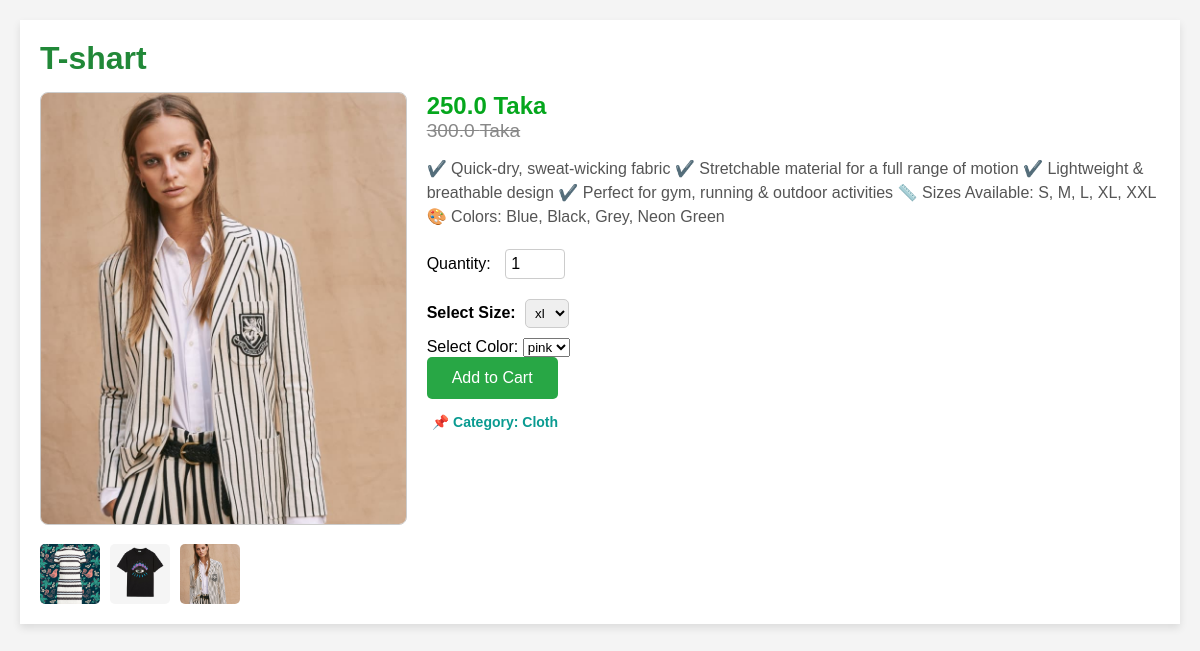
The page /product/product/T-shart/ on the database its author committed.
### categoris/models.py (models this page shows, shortened)
class Product(models.Model):
    name = models.CharField(max_length=250, blank=False, null=False)
    category = models.ForeignKey('Category', on_delete=models.CASCADE, related_name='category')
    preview_des = models.CharField(max_length=255, verbose_name='Short Descriptions')
    description = models.TextField(max_length=1000, verbose_name='Descriptions')
    image = models.ImageField(upload_to='products/')
    slug = models.SlugField(unique=True, blank=True)
    price = models.FloatField()
    old_price = models.FloatField(default=0.00, blank=True, null=True)
    is_stock = models.BooleanField(default=True)
    created = models.DateTimeField(auto_now_add=True)
    class Meta:
        ordering = ['-created']

class ProductImages(models.Model):
     product = models.ForeignKey('Product', on_delete=models.CASCADE)
     image = models.FileField(upload_to='product_gallery')
     created = models.DateTimeField(auto_now_add=True)

class Category(models.Model):
    name = models.CharField(max_length=50, blank=False, null=False)
    image = models.ImageField(upload_to='category', blank=True, null=True)
    parent = models.ForeignKey('self', related_name='children', on_delete=models.CASCADE, blank=True, null=True)
    created = models.DateTimeField(auto_now_add=True)
    def __str__(self):
        return self.name
    class Meta:
        ordering = ['-created']
        verbose_name_plural = 'categories'

### productdetails/views.py (the view)
# urls.py: 2. Add a URL to urlpatterns:  path('', Home.as_view(), name='home')
class Home(DetailView):
    model = Product
    template_name = 'productdetails/product.html'
    context_object_name = 'prod'
    def get_context_data(self, **kwargs):
        context = super().get_context_data(**kwargs)
        context["product_images"] = ProductImages.objects.filter(product=self.object)
        context["size_variations"] = Variation.objects.sizes().filter(product=self.object)
        context["color_variations"] = Variation.objects.colors().filter(product=self.object)
        return context

### productdetails/models.py (called while the page is built)
    def sizes(self):
        return super().filter(variation='size')  # Correct way to filter sizes

    def colors(self):
        return super().filter(variation='color')  # Correct way to filter colors

### templates/productdetails/product.html (shortened to what this page needs)
<!DOCTYPE html>
{% load static %}
<html lang="en">
<head>
    <link rel="stylesheet" href="{% static 'productdetails.css' %}">
</head>
<body>
<section class="product-details">
    <h2>{{ prod.name }}</h2>
    <div class="product-info">
        <div class="product-gallery">
            <div class="main-image">
                <img src="{{ prod.image.url }}" alt="{{ prod.name }}" id="main-image">
            </div>
            <div class="image-thumbnails">
                {% for image in product_images %}
                    <img src="{{ image.image.url }}" alt="Product Image" class="thumbnail"
                    onclick="changeImage('{{ image.image.url }}')">
                {% empty %}
                    <p>No images available for this product.</p>
                {% endfor %}
            </div>
        </div>
        <div class="product-description">
            <p class="price">{{ prod.price }} Taka</p>
            {% if prod.old_price %}
            <div class="old-price">
                {{ prod.old_price }} Taka
            </div>
            {% endif %}
            <p class="description">{{ prod.description }}</p>
            <form method="post" action="{% url 'about:add_to_cart' item_id=prod.id %}">
                <div class="quantity">
                    <label for="quantity">Quantity: </label>
                    <input type="number" name="quantity" id="quantity" value="1" min="1">
                </div>
                {% if size_variations %}
                <div class="size-selection">
                    <label for="size">Select Size:</label>
                    <select name="size" id="size">
                        {% for size in size_variations %}
                            <option value="{{ size.name }}">{{ size.name }}</option>
                        {% endfor %}
                    </select>
                </div>
                {% else %}
                <p>No sizes available.</p>
                {% endif %}
                {% if color_variations %}
                <div class="color-selection">
                    <label for="color">Select Color:</label>
                    <select name="color" id="color">
                        {% for color in color_variations %}
                            <option value="{{ color.name }}">{{ color.name }}</option>
                        {% endfor %}
                    </select>
                </div>
                {% else %}
                <p>No colors available.</p>
                {% endif %}
                <div class="add-to-cart">
                    <button type="submit" class="add-to-cart-button">Add to Cart</button>
                </div>
                <div class="category">Category: {{ prod.category }}</div>
            </form>
        </div>
    </div>
</section>
</body>
</html>

### static/productdetails.css (style rules this page uses)
* { margin: 0; padding: 0; box-sizing: border-box; }
body { font-family: Arial, sans-serif; background-color: #f4f4f4; padding: 20px; }
h2 { font-size: 2rem; margin-bottom: 15px; color: #218838; }
section.product-details { max-width: 1200px; margin: 0 auto; background-color: white; padding: 20px; box-shadow: 0 4px 8px rgba(0, 0, 0, 0.1); }
.product-info { display: flex; flex-wrap: wrap; gap: 20px; }
.product-gallery { flex: 1; display: flex; flex-direction: column; }
.main-image img { width: 100%; height: auto; border: 1px solid #ccc; border-radius: 8px; margin-bottom: 15px; }
.image-thumbnails { display: flex; gap: 10px; }
.thumbnail { width: 60px; height: 60px; object-fit: cover; border-radius: 5px; cursor: pointer; transition: transform 0.3s ease; }
.category { font-size: 14px; color: #0a9b91; margin-top: 10px; padding: 5px; font-weight: bold; }
.category::before { content: "📌 "; color: #ff6600; }
.size-selection { margin: 10px 0; }
.size-selection label { font-weight: bold; margin-right: 5px; }
.size-selection select { padding: 5px; border-radius: 5px; border: 1px solid #ccc; }
.product-description { flex: 2; display: flex; flex-direction: column; }
.price { font-size: 1.5rem; font-weight: bold; color: #05a71d; }
.old-price { font-size: 1.2rem; color: #888; text-decoration: line-through; margin-bottom: 15px; }
.description { font-size: 1rem; line-height: 1.5; color: #555; margin-bottom: 20px; }
.quantity { margin-bottom: 20px; }
#quantity { width: 60px; padding: 5px; font-size: 1rem; border: 1px solid #ccc; border-radius: 4px; margin-left: 10px; }
.add-to-cart button { background-color: #28a745; color: white; border: none; padding: 12px 25px; font-size: 1rem; border-radius: 5px; cursor: pointer; transition: background-color 0.3s ease; }

### rows shown on the page
Product: name "T-shart", image (picture), price "250.0", old_price "300.0", description "✔️ Quick-dry, sweat-wicking fabric ✔️ Stretchable material for a full range of motion ✔️ Lightweight & breathable design ✔️ Perfect for gym, running & outdoor activities 📏 Sizes Available: S, M, L, XL, XXL 🎨 Colors: Blue, Black, Grey, Neon Green", category "Cloth"
ProductImages: image (picture)
ProductImages: image (picture)
ProductImages: image (picture)

### other values the page prints
form field size "xl"
form field color "pink"
